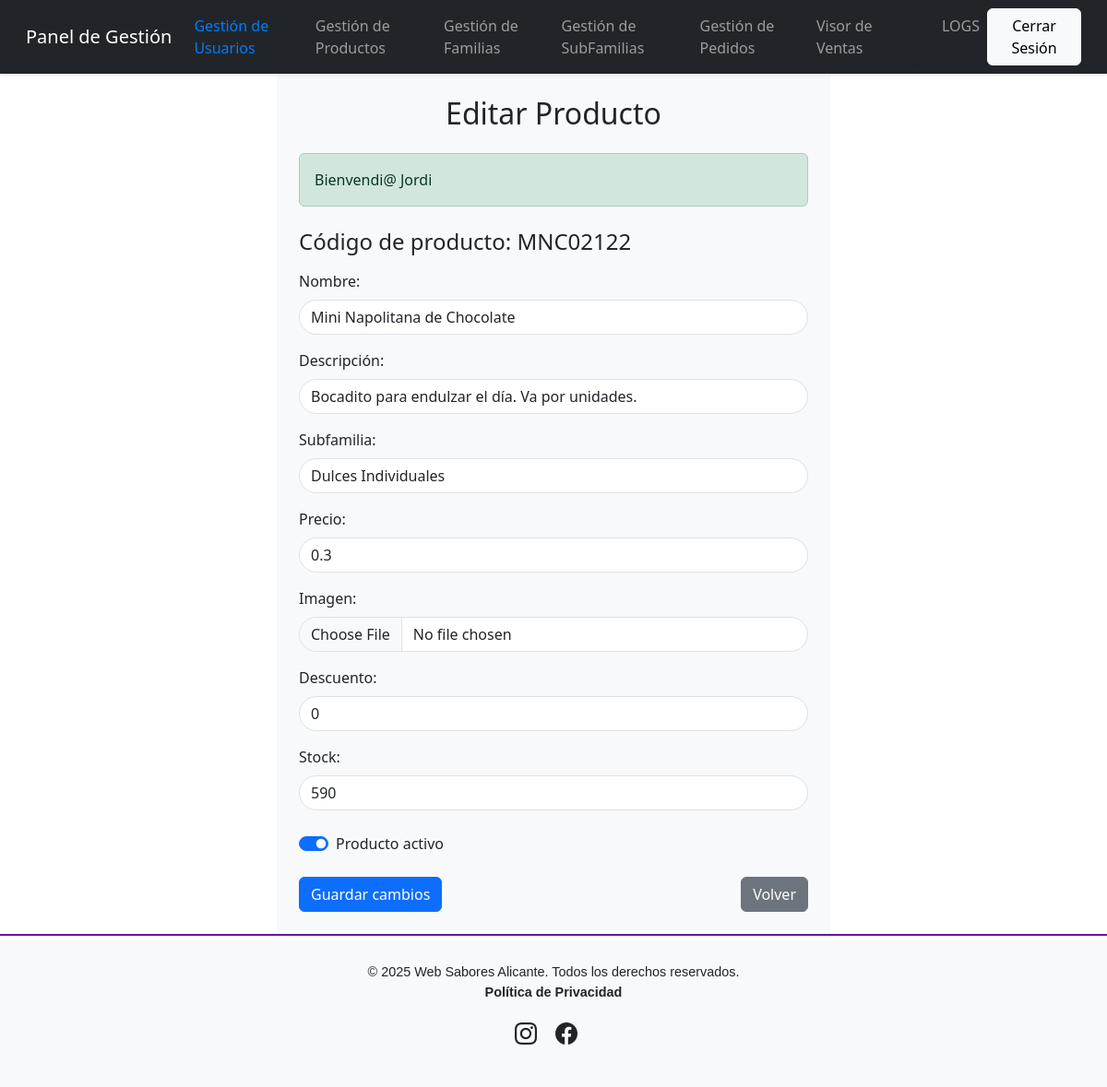
The page /editar_producto.php?codigo=MNC02122 (signed in) on the database its author committed.
### tables this page shows
CREATE TABLE `productos` (
  `codigo` varchar(8) NOT NULL,
  `nombre` varchar(125) NOT NULL,
  `descripcion` text DEFAULT NULL,
  `id_subfamilia` int(11) NOT NULL,
  `precio` float NOT NULL,
  `imagen` varchar(255) DEFAULT 'sin-imagen.jpg',
  `descuento` float DEFAULT 0,
  `activo` tinyint(1) NOT NULL DEFAULT 1,
  `stock` int(11) DEFAULT 0
);

### htdocs/gestores/gestor_productos.php (called while the page is built, shortened)
<?php
class Producto
{
    private $codigo;
    private $nombre;
    private $descripcion;
    private $id_subfamilia;
    private $precio;
    private $descuento;
    private $activo;
    private $stock;
    public function __construct($codigo, $nombre, $descripcion, $id_subfamilia, $precio, $imagen, $descuento, $activo, $stock)
    {
        $this->codigo = $codigo;
        $this->nombre = $nombre;
        $this->descripcion = $descripcion;
        $this->id_subfamilia = $id_subfamilia;
        $this->precio = $precio;
        $this->descuento = $descuento;
        $this->activo = $activo;
        $this->stock = $stock;
    }
    public function getCodigo()
    {
        return $this->codigo;
    }
    public function getNombre()
    {
        return $this->nombre;
    }
    public function getDescripcion()
    {
        return $this->descripcion;
    }
    public function getIdSubFamilia()
    {
        return $this->id_subfamilia;
    }
    public function getPrecio()
    {
        return $this->precio;
    }
    public function getDescuento()
    {
        return $this->descuento;
    }
    public function getActivo()
    {
        return $this->activo;
    }
    public function getStock()
    {
        return $this->stock;
    }
}
class GestorProductos
{
    private $pdo;
    public function __construct($pdo)
    {
        $this->pdo = $pdo;
    }
    public function obtener_producto_codigo($codigo)
    {
        $query = 'SELECT * FROM productos WHERE codigo = :codigo';
        try {
            $stmt = $this->pdo->prepare($query);
            $stmt->execute(['codigo' => $codigo]);
            $producto = $stmt->fetch(PDO::FETCH_OBJ);
            if ($producto !== false) {
                return new Producto(
                    $producto->codigo,
                    $producto->nombre,
                    $producto->descripcion,
                    $producto->id_subfamilia,
                    $producto->precio,
                    $producto->imagen,
                    $producto->descuento,
                    $producto->activo,
                    $producto->stock
                );
            }
            return null;
        } catch (PDOException $e) {
            throw new Exception('Error al obtener el producto: ' . $e->getMessage());
        }
    }
    public function obtener_subfamilias_visor()
    {
        try {
            $query = "SELECT id_subfamilia, nombre FROM subfamilias WHERE activo = 1";
            $stmt = $this->pdo->prepare($query);
            $stmt->execute();
            return $stmt->fetchAll(PDO::FETCH_ASSOC);
        } catch (PDOException $e) {
            throw new Exception('Error al obtener subfamilias: ' . $e->getMessage());
        }
    }
}

### htdocs/editar_producto.php (the view, shortened to what this page needs)
<?php
include_once "config/conectar_db.php";
include_once "gestores/gestor_productos.php";
$pdo = conectar_db();
$gestorProductos = new GestorProductos($pdo);
if (isset($_GET['codigo'])) {
    $codigo = $_GET['codigo'];
    $producto = $gestorProductos->obtener_producto_codigo($codigo);
}
?>
<?php
include_once "includes/header.php";
?>
<div class="container-fluid d-flex flex-column min-vh-100">
    <div class="row flex-grow-1 justify-content-center">
        <main class="col-md-8 col-lg-6 p-4 bg-light">
            <h2 class="text-center mb-4">Editar Producto</h2>
            <?php require_once('config/procesa_errores.php'); ?>
            <form method="POST" action="<?php echo $_SERVER['PHP_SELF']; ?>" enctype="multipart/form-data" class="mt-4">
                <div class="mb-3">
                    <h4>Código de producto: <?php echo htmlspecialchars($producto->getCodigo()); ?></h4>
                </div>
                <div class="mb-3">
                    <label for="nombre" class="form-label">Nombre:</label>
                    <input type="text" id="nombre" name="nombre" class="form-control" placeholder="Nombre del artículo" value="<?php echo htmlspecialchars($producto->getNombre()); ?>" required>
                </div>
                <div class="mb-3">
                    <label for="descripcion" class="form-label">Descripción:</label>
                    <input type="text" id="descripcion" name="descripcion" placeholder="Descripción del artículo" class="form-control" value="<?php echo htmlspecialchars($producto->getDescripcion()); ?>" required>
                </div>
                <div class="mb-3">
                    <label for="id_subfamilia" class="form-label">Subfamilia:</label>
                    <select id="id_subfamilia" name="id_subfamilia" class="form-control" required>
                        <?php
                        $subfamilias = $gestorProductos->obtener_subfamilias_visor();
                        foreach ($subfamilias as $subfamilia) {
                            $selected = ($subfamilia['id_subfamilia'] == $producto->getIdSubFamilia()) ? 'selected' : '';
                            echo "<option value='" . $subfamilia['id_subfamilia'] . "' $selected>" . $subfamilia['nombre'] . "</option>";
                        }
                        ?>
                    </select>
                </div>
                <div class="mb-3">
                    <label for="precio" class="form-label">Precio:</label>
                    <input type="number" step="0.01" min="0" placeholder="0.00" id="precio" name="precio" class="form-control" value="<?php echo htmlspecialchars($producto->getPrecio()); ?>" required>
                </div>
                <div class="mb-3">
                    <label for="imagen" class="form-label">Imagen:</label>
                    <input type="file" id="imagen" name="imagen" class="form-control" accept=".jpg,.jpeg,.gif,.png">
                </div>
                <div class="mb-3">
                    <label for="descuento" class="form-label">Descuento:</label>
                    <input type="number" step="0.01" min="0" placeholder="0.00" id="descuento" name="descuento" class="form-control" value="<?php echo htmlspecialchars($producto->getDescuento()); ?>">
                </div>
                <div class="mb-3">
                    <label for="stock" class="form-label">Stock:</label>
                    <input type="number" step="1" min="0" placeholder="0" id="stock" name="stock" class="form-control" value="<?php echo htmlspecialchars($producto->getStock()); ?>">
                </div>
                <div class="form-check form-switch mt-4">
                    <input class="form-check-input" type="checkbox" id="activo" name="activo" value="1"
                        <?php echo ($producto->getActivo() ? 'checked' : ''); ?>>
                    <label class="form-check-label" for="activo" id="estadoEtiqueta">
                    </label>
                </div>
                <div class="d-flex justify-content-between mt-4">
                    <button type="submit" class="btn btn-primary" name="editar_producto">Guardar cambios</button>
                    <a href="javascript:history.back()" class="btn btn-secondary">Volver</a>
                </div>
            </form>
        </main>
    </div>
</div>
<?php include_once "includes/footer.php" ?>

### htdocs/estilos/styles.css (style rules this page uses)
body { font-family: 'Roboto', sans-serif; background-color: #f8f9fa; display: flex; flex-direction: column; min-height: 100vh; margin: 0; }
form .form-control { border-radius: 20px; box-shadow: none; }
form button { border-radius: 20px; padding: 10px 20px; }

### rows shown on the page
productos: codigo "MNC02122", nombre "Mini Napolitana de Chocolate", descripcion "Bocadito para endulzar el día. Va por unidades.", precio "0.3", descuento "0", stock "590", activo "☑"

### other values the page prints
$_SESSION['mensaje'] "Bienvendi@ Jordi"
form field id_subfamilia "Dulces Individuales"
